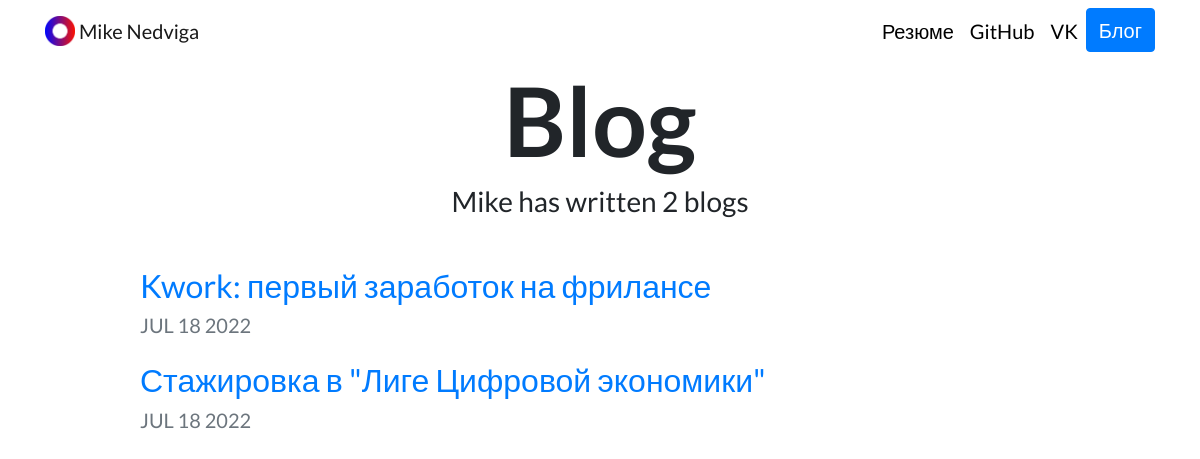
The page /blog/ on the database as committed earlier.
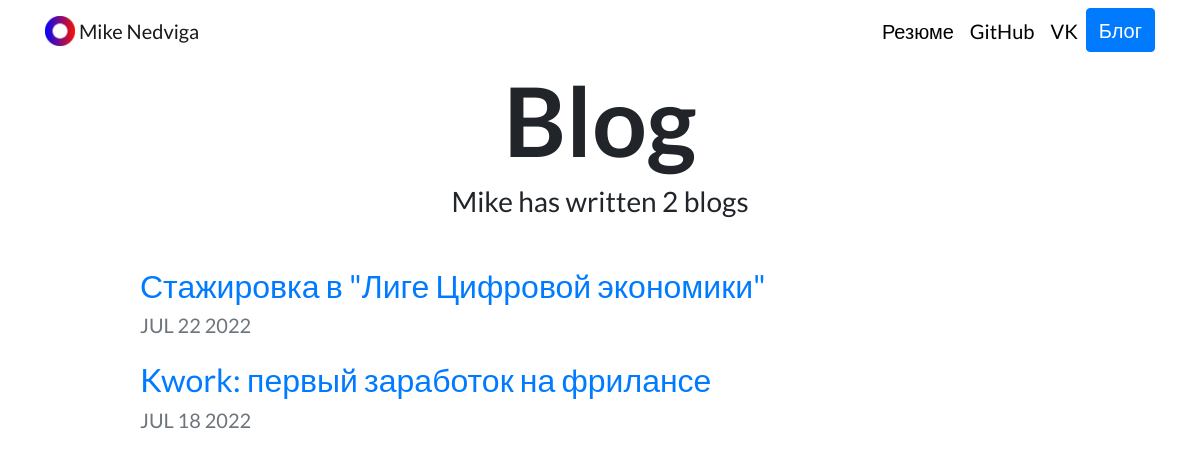
The same page on the database as committed later.
### blog/models.py (models this page shows, shortened)
class Post(models.Model):
    title = models.CharField(max_length=100)
    date = models.DateField(auto_now=True)
    content = models.TextField()

### blog/views.py (the view)
# urls.py: path('', views.all_blogs, name='all_blogs'),
def all_blogs(request):
    posts = Post.objects.order_by('-date')
    return render(request, 'blog/all_blogs.html', {'posts': posts})

### blog/templates/blog/all_blogs.html (shortened to what this page needs)
{% extends "portfolio/base.html" %}
{% load static %}
{% block content %}
<h1 id="blogtitle" class="font-weight-bold text-center">Blog</h1>
<h3 class="text-center mb-5">Mike has written {{ posts.count }} blog{{ posts.count|pluralize }}</h3>
{% for blog in posts %}
<div class="row justify-content-center my-3">
  <div class="col-md-10">
    <a href="{% url 'blog:detail' blog.id %}">
      <h2>{{ blog.title }}</h2>
    </a>
    <h5 class="text-muted">{{ blog.date|date:'M d Y'|upper }}</h5>
  </div>
</div>
{% endfor %}
{% endblock %}

Rows that differ between the two databases and show on the page:
changed Post "Стажировка в \"Лиге Цифровой экономики\"": date "JUL 18 2022" → "JUL 22 2022"; moves up the list
